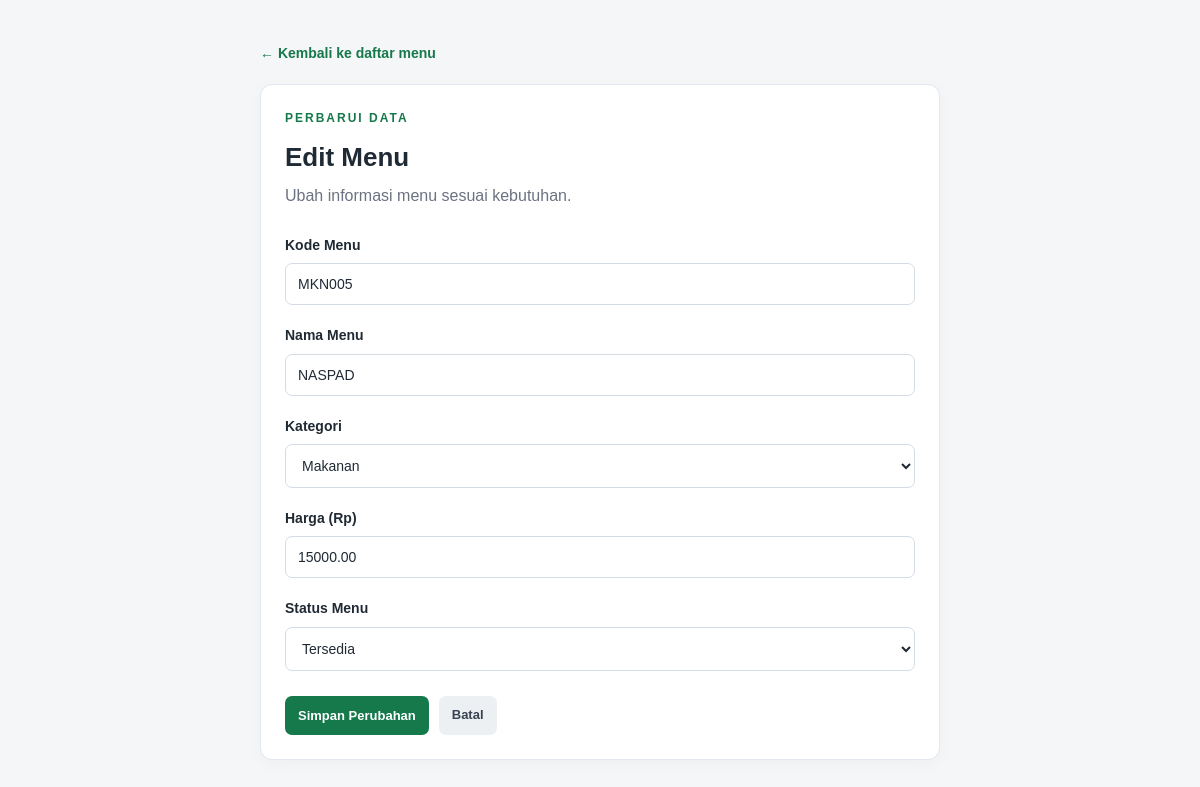
/edit.php?id=5, run on the app's committed database.
### tables this page shows
CREATE TABLE `memu` (
  `id` int(11) NOT NULL,
  `kode_menu` varchar(20) NOT NULL,
  `nama_menu` varchar(100) NOT NULL,
  `kategori` enum('Makanan','Minuman','Camilan') NOT NULL,
  `harga` decimal(12,2) NOT NULL,
  `status` enum('Tersedia','Habis') NOT NULL DEFAULT 'Tersedia'
);

### edit.php (the view, shortened to what this page needs)
<?php
require_once "koneksi.php";
function e($value) {
    return htmlspecialchars((string)$value, ENT_QUOTES, "UTF-8");
}
$kategoriValid = ["Makanan", "Minuman", "Camilan"];
$statusValid = ["Tersedia", "Habis"];
$id = filter_var(
    $_GET["id"] ?? $_POST["id"] ?? null,
    FILTER_VALIDATE_INT,
    ["options" => ["min_range" => 1]]
);
$stmt = mysqli_prepare($conn, "SELECT * FROM memu WHERE id = ?");
mysqli_stmt_bind_param($stmt, "i", $id);
mysqli_stmt_execute($stmt);
$result = mysqli_stmt_get_result($stmt);
$memu = mysqli_fetch_assoc($result);
$kode_menu = $memu["kode_menu"];
$nama_menu = $memu["nama_menu"];
$kategori = $memu["kategori"];
$harga = $memu["harga"];
$status = $memu["status"];
?>
<!DOCTYPE html>
<html lang="id">
<head>
    <link rel="stylesheet" href="styles.css">
</head>
<body>
<div class="container form-container">
    <a href="index.php" class="back-link">← Kembali ke daftar menu</a>
    <section class="panel form-panel">
        <p class="eyebrow">PERBARUI DATA</p>
        <h1>Edit Menu</h1>
        <p class="subtitle">Ubah informasi menu sesuai kebutuhan.</p>
        <form method="POST" action="edit.php">
            <div class="form-group">
                <label for="kode_menu">Kode Menu</label>
                <input type="text" id="kode_menu" name="kode_menu"
                       maxlength="20" required
                       value="<?= e($kode_menu) ?>">
            </div>
            <div class="form-group">
                <label for="nama_menu">Nama Menu</label>
                <input type="text" id="nama_menu" name="nama_menu"
                       maxlength="100" required
                       value="<?= e($nama_menu) ?>">
            </div>
            <div class="form-group">
                <label for="kategori">Kategori</label>
                <select id="kategori" name="kategori" required>
                    <?php foreach ($kategoriValid as $pilihan): ?>
                        <option value="<?= e($pilihan) ?>"
                            <?= $kategori === $pilihan ? "selected" : "" ?>>
                            <?= e($pilihan) ?>
                        </option>
                    <?php endforeach; ?>
                </select>
            </div>
            <div class="form-group">
                <label for="harga">Harga (Rp)</label>
                <input type="number" id="harga" name="harga"
                       min="0.01" step="0.01" required
                       value="<?= e($harga) ?>">
            </div>
            <div class="form-group">
                <label for="status">Status Menu</label>
                <select id="status" name="status" required>
                    <?php foreach ($statusValid as $pilihan): ?>
                        <option value="<?= e($pilihan) ?>"
                            <?= $status === $pilihan ? "selected" : "" ?>>
                            <?= e($pilihan) ?>
                        </option>
                    <?php endforeach; ?>
                </select>
            </div>
            <div class="form-actions">
                <button type="submit" class="btn btn-primary">
                    Simpan Perubahan
                </button>
                <a href="index.php" class="btn btn-secondary">Batal</a>
            </div>
        </form>
    </section>
</div>
</body>
</html>

### styles.css (style rules this page uses)
* { box-sizing: border-box; }
:root { --background: #f4f6f8; --surface: #ffffff; --text: #202a35; --muted: #6b7280; --border: #e3e8ee; --primary: #16794b; --primary-hover: #11633c; --danger: #c93636; }
body { margin: 0; font-family: Arial, Helvetica, sans-serif; background: var(--background); color: var(--text); line-height: 1.6; }
.container { width: min(1200px, 94%); margin: 40px auto; }
h1, h2, p { margin-top: 0; }
h1 { font-size: 30px; margin-bottom: 5px; }
.eyebrow { color: var(--primary); font-weight: bold; font-size: 12px; letter-spacing: 2px; margin-bottom: 8px; }
.subtitle { color: var(--muted); margin-bottom: 0; }
.panel { background: var(--surface); border: 1px solid var(--border); border-radius: 12px; padding: 24px; box-shadow: 0 4px 16px rgba(0, 0, 0, 0.03); }
.btn { display: inline-flex; justify-content: center; align-items: center; border: none; border-radius: 7px; padding: 9px 13px; font-size: 13px; font-weight: bold; font-family: inherit; text-decoration: none; cursor: pointer; transition: background 0.2s; }
.btn-primary { background: var(--primary); color: white; }
.btn-secondary { background: #edf0f3; color: #374151; }
.form-container { max-width: 680px; }
.back-link { display: inline-block; margin-bottom: 20px; color: var(--primary); text-decoration: none; font-weight: bold; font-size: 14px; }
.form-panel h1 { font-size: 26px; }
.form-panel .subtitle { margin-bottom: 25px; }
.form-group { margin-bottom: 19px; }
.form-group label { display: block; margin-bottom: 7px; font-size: 14px; font-weight: bold; }
.form-group input, .form-group select { display: block; width: 100%; padding: 12px; border: 1px solid #d5dce3; border-radius: 7px; background: #fff; color: var(--text); font-size: 14px; font-family: inherit; outline: none; }
.form-actions { display: flex; gap: 10px; margin-top: 25px; }

### data on the page
memu: kode_menu "MKN005", nama_menu "NASPAD", harga "15000.00"

### other printed values
form field kategori "Makanan"
form field status "Tersedia"
